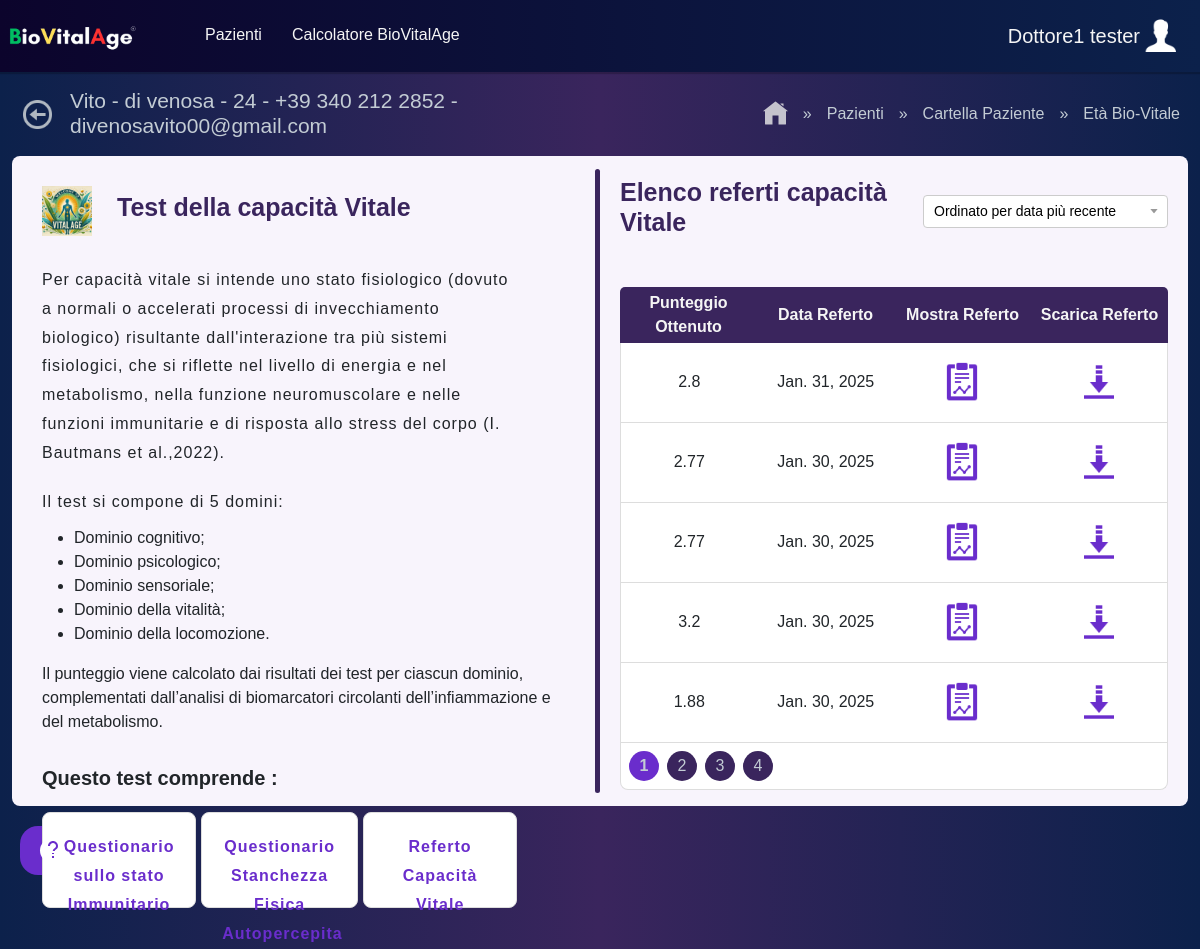
The page /EtaVitale/38/ (signed in) on the database its author committed.
### BioVitalAge/models.py (models this page shows, shortened)
class UtentiRegistratiCredenziali(models.Model):
    nome = models.CharField(max_length=100)
    cognome = models.CharField(max_length=100)
    email = models.CharField(max_length=100, null=True)
    password = models.CharField(max_length=24, null=True)
    def __str__(self):
        return f'{self.nome} {self.cognome}'

class TabellaPazienti(models.Model):
    dottore = models.ForeignKey(
        UtentiRegistratiCredenziali,
        on_delete=models.CASCADE,
        related_name='pazienti',
        null=True
    )
    name = models.CharField(max_length=50, null=True, blank=True)
    surname = models.CharField(max_length=50, null=True, blank=True)
    email = models.CharField(max_length=100, null=True, blank=True)
    phone = models.CharField(max_length=20, null=True, blank=True)
    dob = models.DateField(null=True, blank=True)
    gender = models.CharField(max_length=1, null=True, blank=True, choices=[('M', 'Male'), ('F', 'Female')])
    cap = models.CharField(max_length=5, null=True, blank=True)
    province = models.CharField(max_length=100, null=True, blank=True)
    place_of_birth = models.CharField(max_length=100, null=True, blank=True)
    codice_fiscale = models.CharField(max_length=16, null=True, blank=True, unique=True)
    chronological_age = models.IntegerField(null=True, blank=True)
    blood_group = models.CharField(max_length=3, null=True, blank=True)
    rh_factor = models.CharField(max_length=3, null=True, blank=True)
    pressure_min = models.CharField(max_length=100, null=True, blank=True)
    pressure_max = models.CharField(max_length=100, null=True, blank=True)
    heart_rate = models.CharField(max_length=100, null=True, blank=True)
    associate_staff = models.CharField(max_length=100, null=True, blank=True)
    lastVisit = models.DateField(null=True, blank=True)
    upcomingVisit = models.DateField(null=True, blank=True)
    grasso = models.CharField(max_length=100, null=True, blank=True)
    acqua = models.CharField(max_length=100, null=True, blank=True)
    massa_muscolare = models.CharField(max_length=100, null=True, blank=True)
    massa_ossea = models.CharField(max_length=100, null=True, blank=True)
    bmr = models.CharField(max_length=100, null=True, blank=True)
    eta_metabolica = models.CharField(max_length=100, null=True, blank=True)
    grasso_viscerale = models.CharField(max_length=100, null=True, blank=True)
    whr = models.CharField(max_length=100, null=True, blank=True)
    whtr = models.CharField(max_length=100, null=True, blank=True)
    punteggio_fisico = models.CharField(max_length=100, null=True, blank=True)
    height = models.FloatField(help_text="Height in cm", null=True)
    weight = models.FloatField(help_text="Weight in kg", null=True)
    bmi = models.FloatField(help_text="Body Mass Index", null=True)
    bmi_detection_date = models.DateField( null=True)
    girth_value = models.FloatField(help_text="Girth value in cm", null=True)
    girth_notes = models.TextField(blank=True, null=True)
    girth_date = models.DateField( null=True)
    alcol = models.IntegerField(null=True, blank=True)
    alcol_type = models.CharField(max_length=255, null=True, blank=True)
    data_alcol = models.DateField(null=True, blank=True)
    alcol_frequency = models.CharField(max_length=255, null=True, blank=True)
    smoke = models.IntegerField(null=True, blank=True)
    smoke_frequency = models.CharField(max_length=100, blank=True, null=True)
    reduced_intake = models.CharField(max_length=100, blank=True, null=True)
    sport = models.CharField(default=False, max_length=100, null=True)
    sport_livello = models.CharField(max_length=100, blank=True, null=True)
    sport_frequency = models.CharField(max_length=100, blank=True, null=True)
    attivita_sedentaria = models.CharField(default=False, max_length=100, null=True)
    livello_sedentarieta = models.CharField(max_length=100, blank=True, null=True)
    sedentarieta_nota = models.TextField(blank=True, null=True)

class ArchivioRefertiTest(models.Model):
    paziente = models.ForeignKey(
        TabellaPazienti,
        on_delete=models.CASCADE,
        related_name='referti_test'
    )
    data_referto = models.DateField(auto_now_add=True)
    data_ora_creazione = models.DateTimeField(auto_now_add=True, null=True)
    punteggio = models.TextField(null=True, blank=True)
    documento = models.FileField(upload_to='referti/', null=True, blank=True)
    def __str__(self):
        return f"Referto ID: {self.id} - Paziente: {self.paziente.name} {self.paziente.surname}"

### BioVitalAge/views.py (the view, shortened to what this page needs)
# urls.py: path('EtaVitale/<int:id>/', views.EtaVitaleView.as_view(), name='etaVitale'),
class EtaVitaleView(View):
    def get(self, request, id):
        persona = get_object_or_404(TabellaPazienti, id=id)
        referti_test_recenti = persona.referti_test.all().order_by('-data_ora_creazione')
        print('Referto recente: ', referti_test_recenti)
        dottore = get_object_or_404(UtentiRegistratiCredenziali, id=request.session.get('dottore_id'))
        context = {
            'persona': persona,
            'referti_test_recenti': referti_test_recenti,
            'dottore': dottore
        }
        return render(request, "includes/EtaVitale.html", context)

### BioVitalAge/templates/includes/EtaVitale.html (shortened to what this page needs)
{% load static %}
<!DOCTYPE html>
<html lang="en">
<head>
    <link rel="stylesheet" href="{% static 'includes/css/Componenti.css' %}">
    <link rel="stylesheet" href="{% static 'includes/css/EtaVitale.css' %}">
    <link href="https://cdn.jsdelivr.net/npm/bootstrap@5.3.0-alpha1/dist/css/bootstrap.min.css" rel="stylesheet">
</head>
<body>
    {% include 'components/navBar.html' %}
    <main>
        <div class="main-title-nav">
            <div class="back-tittle">
                <a id="back" href="{% url 'cartella_paziente' persona.id %}"><img src="{% static 'includes/icone/arrowBack.png' %}"></a>
                        <h2 class="main-welcome-title">
                            {{ persona.name }} -
                            {{ persona.surname }} -
                            {{ persona.chronological_age }}
                            {% if persona.phone and persona.email %}
                              - {{ persona.phone }} - {{ persona.email }}
                            {% endif %}
                        </h2>
            </div>
            <div class="main-menu-trace">
                <a href="{% url 'HomePage' %}">
                    <img src="{% static 'includes/icone/homePage.png' %}" alt="Home Page" title="Home Page" />
                </a>
                <p>»</p>
                <p>
                    <a href="{% url 'Risultati' %}">Pazienti</a>
                </p>
                <p>»</p>
                <p>
                    <a href="{% url 'cartella_paziente' persona.id %}">Cartella Paziente</a>
                </p>
                <p>»</p>
                <p>Età Bio-Vitale</p>
            </div>
        </div>
        <div class="containerPrincipale">
            <div class="contenitoreTest">
                <div class="contenitoreTest-Header">
                    <img src="{% static 'includes/images/etaWelcome.webp' %}" alt="" width="50px" height="50px">
                    <h3>Test della capacità Vitale</h3>
                </div>
                <div class="contentTest">
                    <p style="margin-bottom: 20px; margin-top: 20px;">Per capacità vitale si intende uno stato fisiologico (dovuto a
                        normali
                        o accelerati processi di invecchiamento biologico) risultante dall'interazione tra più sistemi fisiologici, che
                        si
                        riflette nel livello di energia e nel metabolismo, nella funzione neuromuscolare e nelle funzioni immunitarie e
                        di
                        risposta allo stress del corpo (I. Bautmans et al.,2022).
                    </p>
                    <p>
                        Il test si compone di 5 domini:
                    <ul>
                        <li>Dominio cognitivo;</li>
                        <li>Dominio psicologico;</li>
                        <li>Dominio sensoriale;</li>
                        <li>Dominio della vitalità;</li>
                        <li>Dominio della locomozione.</li>
                    </ul>
                    Il punteggio viene calcolato dai risultati dei test per ciascun dominio, complementati dall’analisi di biomarcatori
                    circolanti dell’infiammazione e del metabolismo.
                    </p>
                    <h5 style="margin-top: 2rem; margin-bottom: 0;">Questo test comprende :</h5>
                    <div class="containerCard-test">
                        <p>Questionario sullo stato Immunitario</p>
                        <p>Questionario Stanchezza Fisica Autopercepita</p>
                        <p>Referto Capacità Vitale</p>
                    </div>
                </div>
            </div>
            <div class="RefertiVitale">
                <div class="TabellaVitale-header">
                    <h3>Elenco referti capacità Vitale</h3>
                    <div class="filtri-button">
                        <select name="filter" id="filter" class="custom-select">
                            <option value="name">Ordinato per data più recente</option>
                        </select>
                    </div>
                </div>
                <div class="table-container">
                        <div class="table-header">
                            <p>Punteggio Ottenuto</p>
                            <p>Data Referto</p>
                            <p>Mostra Referto</p>
                            <p>Scarica Referto</p>
                        </div>
                        <div class="table-content">
                            {% for referto in referti_test_recenti %}
                            <div class="riga-container">
                                <p>{{ referto.punteggio }}</p>
                                <p>{{ referto.data_referto }}</p>
                                <p>
                                    <a href="{% url 'referto_test' persona.id referto.id %}">
                                        <img src="{% static 'includes/icone/referto.png' %}" alt="" />
                                    </a>
                                </p>
                                <p>
                                    <a href="#">
                                        <img src="{% static 'includes/icone/download.png' %}" alt="" />
                                    </a>
                                </p>
                            </div>
                            {% empty %}
                            <p class="text-center mt-2 mb-2">Nessun referto recente trovato.</p>
                            {% endfor %}
                        </div>
                </div>
            </div>
        </div>
        <div class="container-button-submit">
            <button class="button button--submit" onclick="window.location.href= `{% url 'TestetaVitale' persona.id %}`">
                <span class="button__icon-wrapper">
                </span>
            </button>
        </div>
    </main>
</body>
</html>

### BioVitalAge/templates/components/navBar.html (shortened to what this page needs)
{% load static %}
<header>
    <nav class="col-md-12 d-flex justify-content-between align-items-center nav-bar">
        <div class="col-md-2 d-flex nav-bar-logo">
            <a href="{% url 'HomePage' %}">
                <img src="{% static 'includes/icone/Logo.png' %}" alt="logo_img" title="BioVitalAge®" />
            </a>
        </div>
        <div class="col-md-8 nav-bar-linkage">
            <a href="{% url 'Risultati' %}"
                class="{% if request.resolver_match.url_name == 'Risultati' %}active-link{% endif %}">
                Pazienti
            </a>
            <a href="{% url 'Calcolatore' %}"
                class="{% if request.resolver_match.url_name == 'Calcolatore' %}active-link{% endif %}">
                Calcolatore BioVitalAge
            </a>
        </div>
        <div class="col-md-2 nav-bar-user">
            <h3>{{ dottore }}</h3>
            <div class="img-container-user-nav-bar">
                <img id="userImg" src="{% static 'includes/icone/username.png' %}" alt="user">
            </div>
        </div>
    </nav>
</header>

### BioVitalAge/static/includes/css/EtaVitale.css (style rules this page uses)
.containerPrincipale { width: 98%; margin: auto; background-color: var(--card-color); height: 650px; border-radius: 8px; margin-top: 20px; display: flex; justify-content: space-between; align-items: center; }
.contenitoreTest h3 { font-size: 25px; color: var(--contrast-color); text-align: center; font-weight: bold; }
.contenitoreTest { display: flex; flex-direction: column; justify-content: space-between; align-items: flex-start; padding: 30px; gap: 10px; height: 100%; width: 50%; position: relative; }
.contenitoreTest::after { content: ''; position: absolute; top: 2%; right: 0; width: 5px; background-color: var(--contrast-color); height: 96%; border-radius: 5px; }
.contenitoreTest-Header { display: flex; justify-content: flex-start; align-items: center; gap: 25px; }
.contentTest p { max-width: 90%; line-height: 1.8rem; letter-spacing: 1px; margin-bottom: 10px; }
.containerCard-test { display: flex; justify-content: space-between; align-items: center; width: 90%; height: 150px; gap: 5px; margin-bottom: 0px; }
.contentTest h5 { font-weight: bold; }
.containerCard-test p { border: 1px solid #ddd; border-radius: 8px; width: 33%; height: 6rem; text-align: center; padding: 20px; color: var(--contrast-color2); cursor: pointer; background-color: white; font-weight: bold; }
.container-button-submit { display: flex; justify-content: flex-start; align-items: center; padding-left: 20px; margin: 20px 0px; }
.RefertiVitale { display: flex; flex-direction: column; justify-content: flex-start; align-items: flex-start; height: 100%; width: 50%; }
.TabellaVitale-header { width: 100%; padding: 20px; display: flex; justify-content: space-between; align-items: center; height: 17%; }
.table-container { height: 73%; width: 100%; padding: 20px; }
.table-content { border-bottom: 1px solid #ddd; border-left: 1px solid #ddd; }
.TabellaVitale-header h3 { color: var(--contrast-color); font-weight: bold; font-size: 25px; }
.filtri-button { position: relative; width: auto; display: inline-block; }
.custom-select { appearance: none; width: 245px; padding: 5px 30px 5px 10px; font-size: 14px; border: 1px solid #ccc; border-radius: 4px; background-color: #fff; cursor: pointer; transition: border-color 0.2s ease; background-image: none; }

### rows shown on the page
UtentiRegistratiCredenziali: nome+cognome "Dottore1 tester"
TabellaPazienti: name "Vito", surname "di venosa", chronological_age "24", phone "+39 340 212 2852", email "divenosavito00@gmail.com"
ArchivioRefertiTest: punteggio "2.8", data_referto "Jan. 31, 2025"
ArchivioRefertiTest: punteggio "2.77", data_referto "Jan. 30, 2025"
ArchivioRefertiTest: punteggio "2.77", data_referto "Jan. 30, 2025"
ArchivioRefertiTest: punteggio "3.2", data_referto "Jan. 30, 2025"
ArchivioRefertiTest: punteggio "1.88", data_referto "Jan. 30, 2025"
